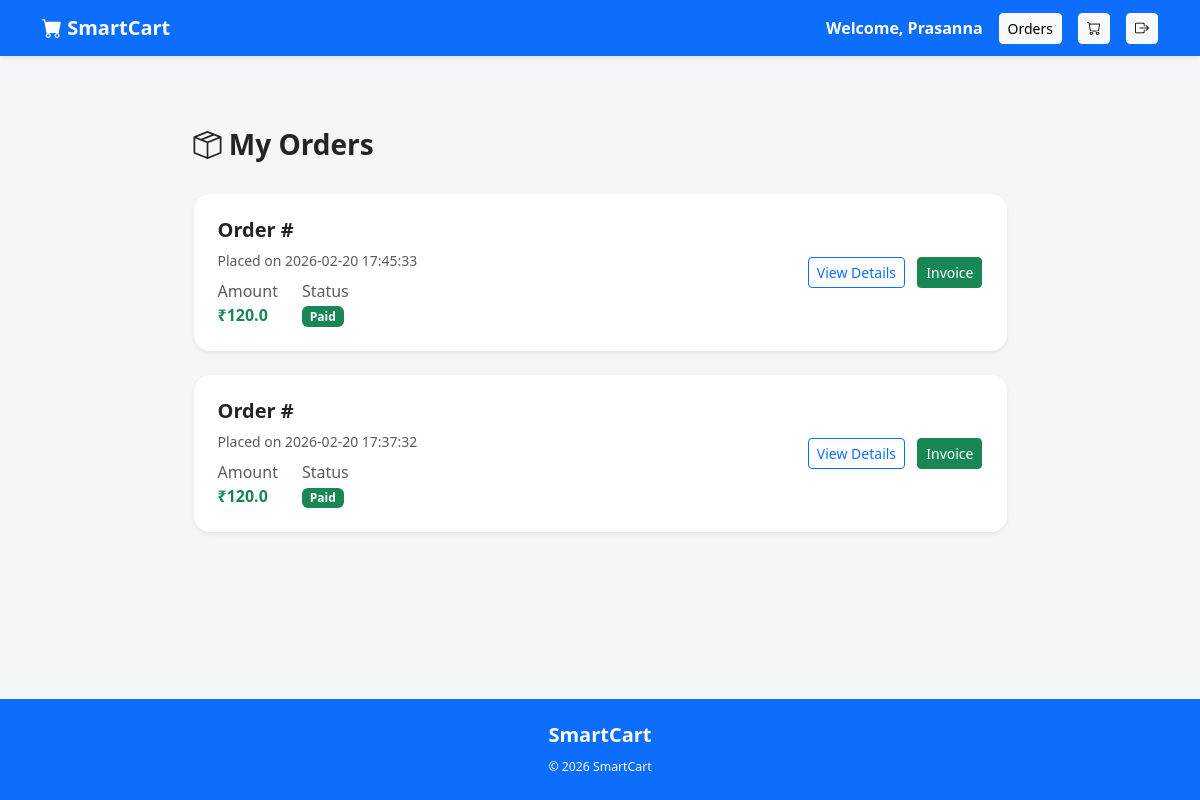
/user/my-orders (signed in), run on the app's committed database.
### tables this page shows
CREATE TABLE orders (
    order_id INTEGER PRIMARY KEY AUTOINCREMENT,
    user_id INTEGER NOT NULL,
    razorpay_order_id TEXT,
    razorpay_payment_id TEXT,
    amount REAL,
    payment_status TEXT,
    created_at DATETIME DEFAULT CURRENT_TIMESTAMP,
    address_id INTEGER,
    FOREIGN KEY (user_id) REFERENCES users(user_id),
    FOREIGN KEY (address_id) REFERENCES user_addresses(address_id)
);

### app.py (the view)
@app.route('/user/my-orders')
def my_orders():
    if 'user_id' not in session:
        flash("Please login!", "danger")
        return redirect('/user-login')
    conn = get_db_connection()
    cursor = conn.cursor()
    cursor.execute(
        "SELECT * FROM orders WHERE user_id=? ORDER BY created_at DESC",
        (session['user_id'],)
    )
    orders = cursor.fetchall()
    cursor.close()
    conn.close()
    return render_template("user/my_orders.html", orders=orders)

### app.py (called while the page is built)
def get_db_connection():
    conn = sqlite3.connect("smartcart.db")
    conn.row_factory = sqlite3.Row
    conn.execute("PRAGMA foreign_keys = ON")
    return conn

### templates/user/my_orders.html (shortened to what this page needs)
{% extends "base1.html" %}
{% block content %}
<div class="container py-5">
    <div class="row justify-content-center">
        <div class="col-lg-9">
            <div class="d-flex justify-content-between align-items-center mb-4">
                <h3 class="fw-bold">
                    <i class="bi bi-box-seam"></i> My Orders
                </h3>
            </div>
            {% if orders|length == 0 %}
                <div class="card border-0 shadow-sm rounded-4 text-center p-5">
                    <i class="bi bi-cart-x text-muted" style="font-size: 50px;"></i>
                    <h5 class="mt-3">No Orders Yet</h5>
                    <p class="text-muted">
                        Looks like you haven't placed any orders.
                    </p>
                    <a href="/user/products" class="btn btn-primary mt-3 px-4">
                        Start Shopping
                    </a>
                </div>
            {% else %}
                {% for order in orders %}
                <div class="card border-0 shadow-sm rounded-4 mb-4">
                    <div class="card-body p-4">
                        <div class="row align-items-center">
                            <div class="col-md-8">
                                <h5 class="fw-bold mb-2">
                                    Order #{{ order.user_order_no }}
                                </h5>
                                <div class="text-muted small mb-2">
                                    Placed on {{ order.created_at }}
                                </div>
                                <div class="d-flex gap-4">
                                    <div>
                                        <span class="text-muted">Amount</span><br>
                                        <span class="fw-bold text-success">
                                            ₹{{ order.amount }}
                                        </span>
                                    </div>
                                    <div>
                                        <span class="text-muted">Status</span><br>
                                        {% if order.payment_status == 'Paid' %}
                                            <span class="badge bg-success">
                                                {{ order.payment_status }}
                                            </span>
                                        {% else %}
                                            <span class="badge bg-warning text-dark">
                                                {{ order.payment_status }}
                                            </span>
                                        {% endif %}
                                    </div>
                                </div>
                            </div>
                            <div class="col-md-4 text-md-end mt-3 mt-md-0">
                                <a href="/user/order-success/{{ order.order_id }}"
                                   class="btn btn-outline-primary btn-sm me-2">
                                    View Details
                                </a>
                                <a href="/user/download-invoice/{{ order.order_id }}"
                                   class="btn btn-success btn-sm">
                                    Invoice
                                </a>
                            </div>
                        </div>
                    </div>
                </div>
                {% endfor %}
            {% endif %}
        </div>
    </div>
</div>
{% endblock %}

### templates/base1.html (style rules this page uses)
body { background-color: #f5f6f8; }

### data on the page
orders: created_at "2026-02-20 17:45:33", amount "120.0", payment_status "Paid"
orders: created_at "2026-02-20 17:37:32", amount "120.0", payment_status "Paid"

### other printed values
{{ session['user_name'] }} "Prasanna"
